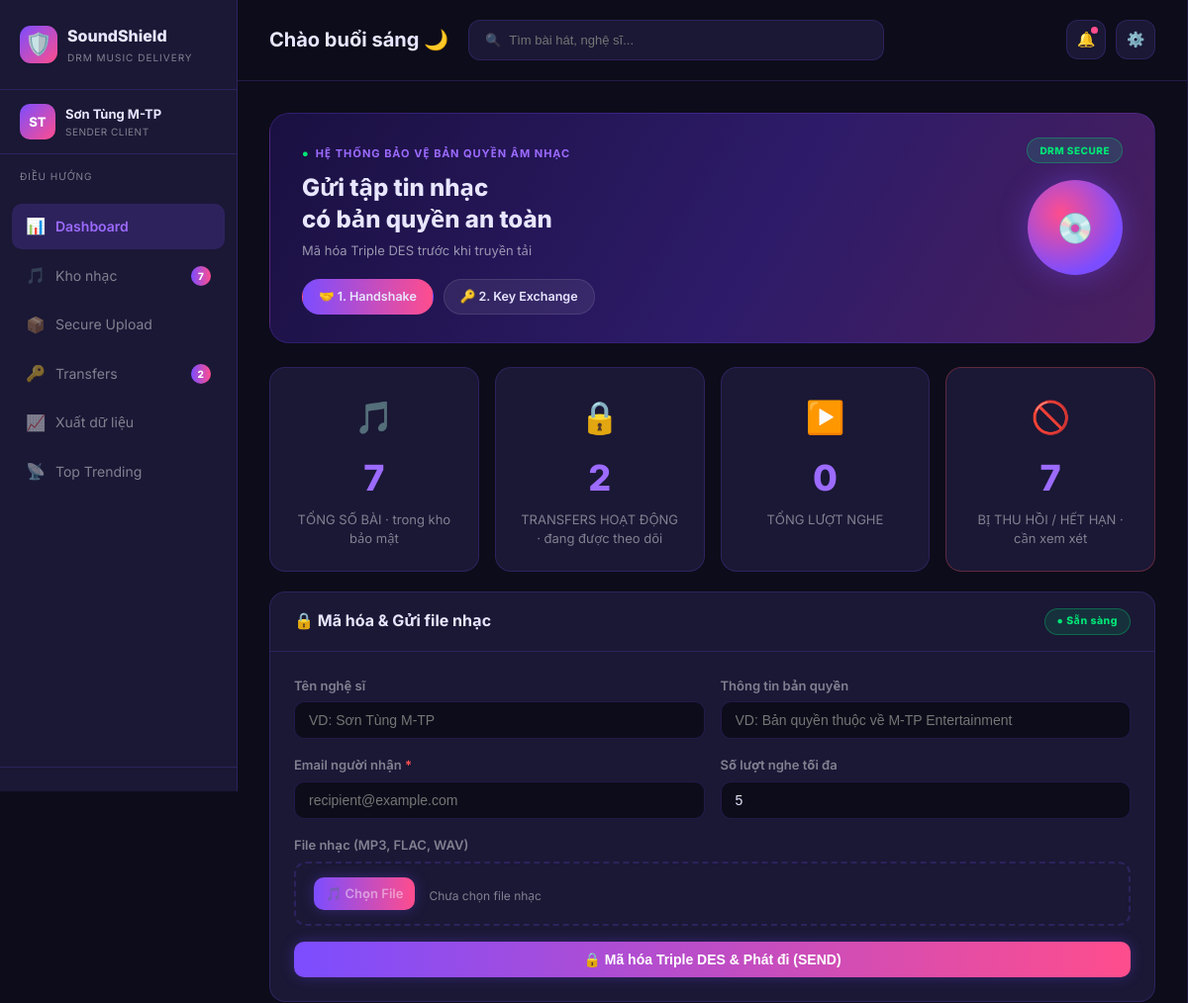
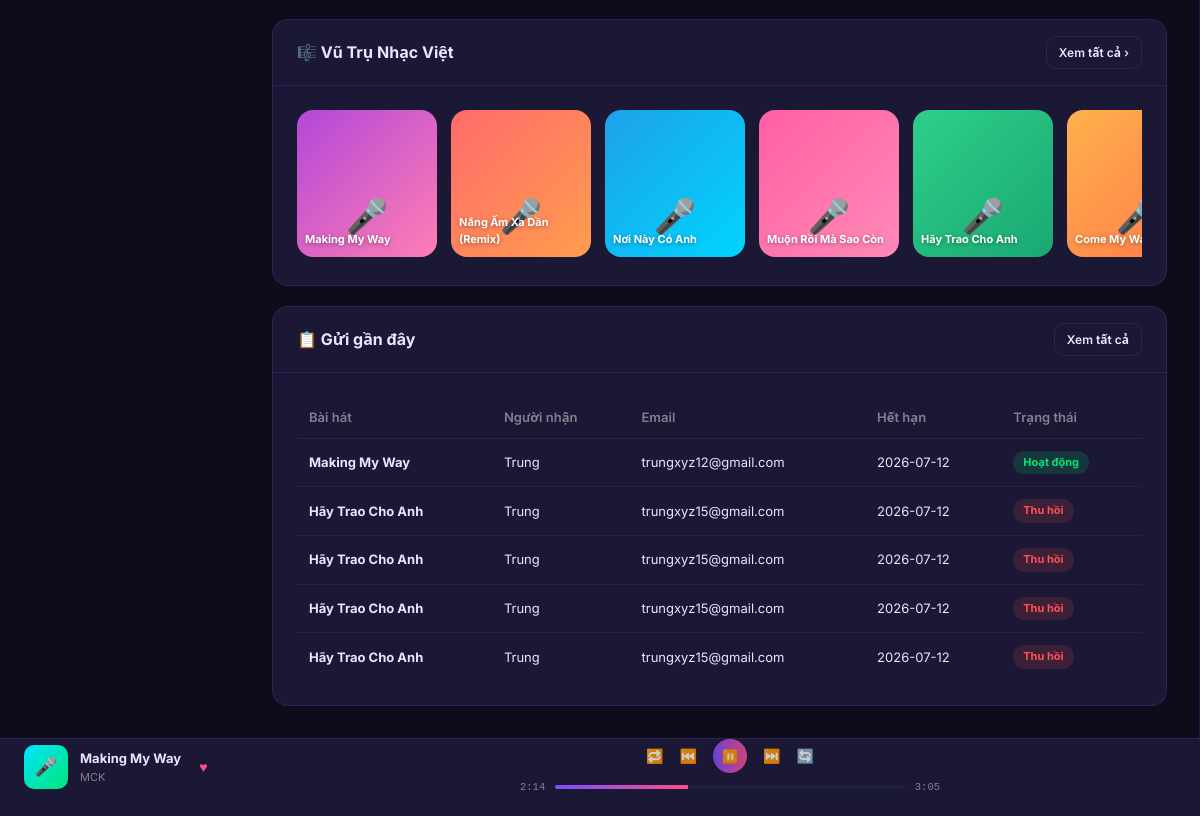
The page / on the database its author committed (2 pictures, top to bottom).
### tables this page shows
CREATE TABLE tracks (
            id          INTEGER PRIMARY KEY AUTOINCREMENT,
            title       TEXT    NOT NULL,
            artist      TEXT    NOT NULL,
            album       TEXT    DEFAULT '',
            filename    TEXT,
            audio_url   TEXT,
            plays       INTEGER DEFAULT 0,
            transfers   INTEGER DEFAULT 0,
            created_at  TEXT    DEFAULT (datetime('now','localtime'))
        );

CREATE TABLE transfers (
            id               INTEGER PRIMARY KEY AUTOINCREMENT,
            track_id         INTEGER NOT NULL REFERENCES tracks(id),
            recipient_name   TEXT    NOT NULL,
            recipient_email  TEXT    NOT NULL,
            token            TEXT    NOT NULL UNIQUE,
            max_plays        INTEGER,
            plays_used       INTEGER DEFAULT 0,
            expires_at       TEXT    NOT NULL,
            listen_url       TEXT,
            is_revoked       INTEGER DEFAULT 0,
            email_sent       INTEGER DEFAULT 0,
            email_error      TEXT,
            created_at       TEXT    DEFAULT (datetime('now','localtime'))
        );

### app.py (the view)
@app.route("/")
@login_required
def dashboard():
    db = get_db()
    total_tracks = db.execute("SELECT COUNT(*) FROM tracks").fetchone()[0]
    total_plays = db.execute("SELECT COALESCE(SUM(plays),0) FROM tracks").fetchone()[0]
    today = datetime.now().strftime("%Y-%m-%d")
    active_transfers = db.execute(
        "SELECT COUNT(*) FROM transfers WHERE is_revoked=0 AND expires_at >= ?", (today,)
    ).fetchone()[0]
    revoked = db.execute(
        "SELECT COUNT(*) FROM transfers WHERE is_revoked=1 OR expires_at < ?", (today,)
    ).fetchone()[0]
    recent = db.execute(
        "SELECT t.*, tr.title as track_title FROM transfers t "
        "JOIN tracks tr ON t.track_id = tr.id ORDER BY t.id DESC LIMIT 5"
    ).fetchall()
    email_ok = bool(os.environ.get("GMAIL_USER") and os.environ.get("GMAIL_APP_PASSWORD"))
    tracks = db.execute("SELECT * FROM tracks ORDER BY id DESC LIMIT 6").fetchall()
    top_artists = db.execute(
        "SELECT artist, COUNT(*) as cnt, COALESCE(SUM(plays),0) as plays "
        "FROM tracks GROUP BY artist ORDER BY plays DESC LIMIT 4"
    ).fetchall()
    activity_log = []
    for r in recent[:4]:
        if r["is_revoked"]:
            activity_log.append(("WARN", f"Transfer #{r['id']} bị thu hồi"))
        elif r["email_sent"]:
            activity_log.append(("SUCCESS", f"Đã gửi '{r['track_title']}' tới {r['recipient_email']}"))
        else:
            activity_log.append(("INFO", f"Tạo transfer #{r['id']} cho {r['recipient_name']}"))
    activity_log += [
        ("INFO", f"Đang theo dõi {active_transfers} transfer"),
        ("INFO", f"Tải {total_tracks} track từ kho bảo mật"),
        ("SUCCESS", "Hệ thống mã hóa Triple DES sẵn sàng"),
    ]
    return render_template("dashboard.html",
        total_tracks=total_tracks, total_plays=total_plays,
        active_transfers=active_transfers, revoked=revoked,
        recent=recent, email_ok=email_ok, tracks=tracks,
        top_artists=top_artists, activity_log=activity_log)

### app.py (called while the page is built)
def login_required(f):
    @wraps(f)
    def decorated(*args, **kwargs):
        return f(*args, **kwargs)
    return decorated

@app.context_processor
def inject_globals():
    hour = datetime.now().hour
    if hour < 11:
        greeting = "Chào buổi sáng"
    elif hour < 14:
        greeting = "Chào buổi trưa"
    elif hour < 18:
        greeting = "Chào buổi chiều"
    else:
        greeting = "Chào buổi tối"
    try:
        db = get_db()
        total_tracks_badge = db.execute("SELECT COUNT(*) FROM tracks").fetchone()[0]
        today = datetime.now().strftime("%Y-%m-%d")
        active_transfers_badge = db.execute(
            "SELECT COUNT(*) FROM transfers WHERE is_revoked=0 AND expires_at >= ?", (today,)
        ).fetchone()[0]
    except Exception:
        total_tracks_badge = active_transfers_badge = 0
    return dict(greeting=greeting, total_tracks_badge=total_tracks_badge,
                active_transfers_badge=active_transfers_badge)

### database.py (called while the page is built)
def get_db():
    from flask import g
    if "db" not in g:
        g.db = sqlite3.connect(DATABASE, detect_types=sqlite3.PARSE_DECLTYPES)
        g.db.row_factory = sqlite3.Row
        g.db.execute("PRAGMA journal_mode=WAL")
    return g.db

### templates/dashboard.html (shortened to what this page needs)
{% extends "base.html" %}
{% block content %}
<div class="encrypt-banner">
  <div>
    <div class="encrypt-banner-tag">Hệ thống bảo vệ bản quyền âm nhạc</div>
    <h2>Gửi tập tin nhạc<br>có bản quyền an toàn</h2>
    <p>Mã hóa Triple DES trước khi truyền tải</p>
    <div class="encrypt-steps">
      <span class="encrypt-step encrypt-step--active">🤝 1. Handshake</span>
      <span class="encrypt-step">🔑 2. Key Exchange</span>
    </div>
  </div>
  <div class="encrypt-disc">💿</div>
  <span class="encrypt-badge">DRM SECURE</span>
</div>
<div class="stats-grid">
  <div class="stat-card">
    <div class="stat-icon">🎵</div>
    <div class="stat-value">{{ total_tracks }}</div>
    <div class="stat-label">TỔNG SỐ BÀI · trong kho bảo mật</div>
  </div>
  <div class="stat-card">
    <div class="stat-icon">🔒</div>
    <div class="stat-value">{{ active_transfers }}</div>
    <div class="stat-label">TRANSFERS HOẠT ĐỘNG · đang được theo dõi</div>
  </div>
  <div class="stat-card">
    <div class="stat-icon">▶️</div>
    <div class="stat-value">{{ total_plays }}</div>
    <div class="stat-label">TỔNG LƯỢT NGHE</div>
  </div>
  <div class="stat-card stat-card--red">
    <div class="stat-icon">🚫</div>
    <div class="stat-value">{{ revoked }}</div>
    <div class="stat-label">BỊ THU HỒI / HẾT HẠN · cần xem xét</div>
  </div>
</div>
<div class="card mt-4">
  <div class="card-header">
    <h2 class="card-title">🔒 Mã hóa & Gửi file nhạc</h2>
    <span class="status-pill">● Sẵn sàng</span>
  </div>
  <div class="card-body">
    <form method="POST" enctype="multipart/form-data" action="{{ url_for('quick_send') }}">
      <div class="form-row">
        <div class="form-group">
          <label>Tên nghệ sĩ</label>
          <input type="text" name="artist" placeholder="VD: Sơn Tùng M-TP" required>
        </div>
        <div class="form-group">
          <label>Thông tin bản quyền</label>
          <input type="text" name="copyright_info" placeholder="VD: Bản quyền thuộc về M-TP Entertainment">
        </div>
      </div>
      <div class="form-row">
        <div class="form-group">
          <label>Email người nhận <span class="required">*</span></label>
          <input type="email" name="email" placeholder="recipient@example.com" required>
        </div>
        <div class="form-group">
          <label>Số lượt nghe tối đa</label>
          <input type="number" name="max_plays" placeholder="5 lượt" min="0" value="5">
        </div>
      </div>
      <div class="form-group">
        <label>File nhạc (MP3, FLAC, WAV)</label>
        <div class="file-drop file-drop--inline" id="fileDrop">
          <label for="fileInput" class="btn btn-primary btn-sm file-label">🎵 Chọn File</label>
          <span id="fileName" class="file-note">Chưa chọn file nhạc</span>
        </div>
      </div>
      <button type="submit" class="btn btn-primary btn-full">🔒 Mã hóa Triple DES & Phát đi (SEND)</button>
    </form>
  </div>
</div>
<div class="card mt-4">
  <div class="card-header">
    <h2 class="card-title">🎼 Vũ Trụ Nhạc Việt</h2>
    <a href="{{ url_for('library') }}" class="btn btn-sm btn-outline">Xem tất cả ›</a>
  </div>
  <div class="card-body">
    {% if tracks %}
    <div class="carousel-grid">
      {% for t in tracks %}
      <div class="carousel-tile tile-{{ loop.index0 % 6 + 1 }}">
        <span>🎤</span>
        <div class="carousel-tile-label">{{ t.title }}</div>
      </div>
      {% endfor %}
    </div>
    {% else %}
    <p class="empty-state">Chưa có bài hát nào. <a href="{{ url_for('upload') }}">Thêm ngay →</a></p>
    {% endif %}
  </div>
</div>
<div class="card mt-4">
  <div class="card-header">
    <h2 class="card-title">📋 Gửi gần đây</h2>
    <a href="{{ url_for('transfers') }}" class="btn btn-sm btn-outline">Xem tất cả</a>
  </div>
  <div class="card-body">
    {% if recent %}
    <table class="table">
      <thead>
        <tr>
          <th>Bài hát</th>
          <th>Người nhận</th>
          <th>Email</th>
          <th>Hết hạn</th>
          <th>Trạng thái</th>
        </tr>
      </thead>
      <tbody>
        {% for r in recent %}
        <tr>
          <td><strong>{{ r.track_title }}</strong></td>
          <td>{{ r.recipient_name }}</td>
          <td>{{ r.recipient_email }}</td>
          <td>{{ r.expires_at }}</td>
          <td>
            {% if r.is_revoked %}
              <span class="badge badge-red">Thu hồi</span>
            {% else %}
              <span class="badge badge-green">Hoạt động</span>
            {% endif %}
          </td>
        </tr>
        {% endfor %}
      </tbody>
    </table>
    {% else %}
    <p class="empty-state">Chưa có transfer nào. <a href="{{ url_for('transfers') }}">Gửi ngay →</a></p>
    {% endif %}
  </div>
</div>
{% endblock %}

### templates/base.html (shortened to what this page needs)
<!DOCTYPE html>
<html lang="vi">
<head>
  <link rel="stylesheet" href="{{ url_for('static', filename='css/style.css') }}">
</head>
<body>
  <div class="layout">
    <aside class="sidebar">
      <div class="sidebar-brand">
        <span class="brand-icon">🛡️</span>
        <div>
          <div class="brand-name">SoundShield</div>
          <div class="brand-sub">DRM Music Delivery</div>
        </div>
      </div>
      <div class="sidebar-user">
        <div class="sidebar-user-avatar">ST</div>
        <div>
          <div class="sidebar-user-name">Sơn Tùng M-TP</div>
          <div class="sidebar-user-role">Sender Client</div>
        </div>
      </div>
      <div class="sidebar-section-label">Điều hướng</div>
      <nav class="sidebar-nav">
        <a href="{{ url_for('dashboard') }}" class="nav-item {% if request.endpoint == 'dashboard' %}active{% endif %}">
          <span class="nav-icon">📊</span> Dashboard
        </a>
        <a href="{{ url_for('library') }}" class="nav-item {% if request.endpoint == 'library' %}active{% endif %}">
          <span class="nav-icon">🎵</span> Kho nhạc
          {% if total_tracks_badge %}<span class="nav-badge">{{ total_tracks_badge }}</span>{% endif %}
        </a>
        <a href="{{ url_for('upload') }}" class="nav-item {% if request.endpoint == 'upload' %}active{% endif %}">
          <span class="nav-icon">📦</span> Secure Upload
        </a>
        <a href="{{ url_for('transfers') }}" class="nav-item {% if request.endpoint == 'transfers' %}active{% endif %}">
          <span class="nav-icon">🔑</span> Transfers
          {% if active_transfers_badge %}<span class="nav-badge">{{ active_transfers_badge }}</span>{% endif %}
        </a>
        <a href="{{ url_for('transfers') }}" class="nav-item">
          <span class="nav-icon">📈</span> Xuất dữ liệu
        </a>
        <a href="{{ url_for('library') }}" class="nav-item">
          <span class="nav-icon">📡</span> Top Trending
        </a>
      </nav>
      <div class="sidebar-footer"></div>
    </aside>
    <div class="center-col">
      <header class="topbar">
        <h1 class="topbar-greeting">{{ greeting|default('Chào bạn') }} <span class="wave">🌙</span></h1>
        <div class="topbar-search">
          <span class="topbar-search-icon">🔍</span>
          <input type="text" placeholder="Tìm bài hát, nghệ sĩ...">
        </div>
        <div class="topbar-actions">
          <button class="icon-btn">🔔<span class="icon-dot"></span></button>
          <button class="icon-btn">⚙️</button>
        </div>
      </header>
      <main class="main-content">
        {% block content %}{% endblock %}
      </main>
    </div>
  </div>
  <div class="player-bar">
    <div class="player-track">
      <div class="player-cover">🎤</div>
      <div>
        <div class="player-title">Making My Way</div>
        <div class="player-artist">MCK</div>
      </div>
      <span class="player-heart">♥</span>
    </div>
    <div class="player-controls">
      <div class="player-buttons">
        <button class="player-btn">🔁</button>
        <button class="player-btn">⏮️</button>
        <button class="player-btn player-btn--play">⏸️</button>
        <button class="player-btn">⏭️</button>
        <button class="player-btn">🔄</button>
      </div>
      <div class="player-progress">
        <span class="player-time">2:14</span>
        <div class="progress-track"><div class="progress-fill"></div></div>
        <span class="player-time">3:05</span>
      </div>
    </div>
  </div>
</body>
</html>

### rows shown on the page
tracks: title "Making My Way"
tracks: title "Nắng Ấm Xa Dần (Remix)"
tracks: title "Nơi Này Có Anh"
tracks: title "Muộn Rồi Mà Sao Còn"
tracks: title "Hãy Trao Cho Anh"
tracks: title "Come My…"
transfers: track_title "Making My Way", recipient_name "Trung", recipient_email "trungxyz12@gmail.com", expires_at "2026-07-12", is_revoked "Hoạt động"
transfers: track_title "Hãy Trao Cho Anh", recipient_name "Trung", recipient_email "trungxyz15@gmail.com", expires_at "2026-07-12", is_revoked "Thu hồi"
transfers: track_title "Hãy Trao Cho Anh", recipient_name "Trung", recipient_email "trungxyz15@gmail.com", expires_at "2026-07-12", is_revoked "Thu hồi"
transfers: track_title "Hãy Trao Cho Anh", recipient_name "Trung", recipient_email "trungxyz15@gmail.com", expires_at "2026-07-12", is_revoked "Thu hồi"
transfers: track_title "Hãy Trao Cho Anh", recipient_name "Trung", recipient_email "trungxyz15@gmail.com", expires_at "2026-07-12", is_revoked "Thu hồi"

### other values the page prints
{{ total_tracks_badge }} "7"
{{ active_transfers_badge }} "2"
{{ greeting|default('Chào bạn') }} "Chào buổi sáng"
{{ total_tracks }} "7"
{{ active_transfers }} "2"
{{ total_plays }} "0"
{{ revoked }} "7"
